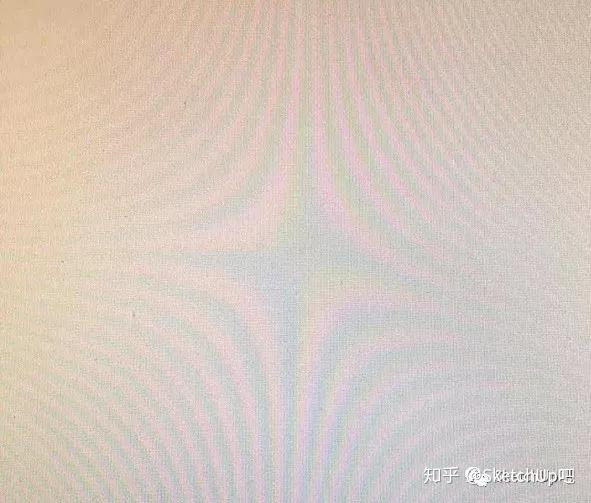
#> input picture effects/screen/moier1.jpg, 591 x 503 px
$ python -i scan_effect.py   (imports and definitions only)
#> lines starting #> are read from the running program, lines starting #| are printed output that depends on the picture
#> further down, picture is the input picture: PIL image 591x503 RGB; mean R, G, B 214, 200.9, 191.6

from PIL import Image, ImageFilter, ImageEnhance, ImageDraw
import random
import numpy as np
import math


class ScanEffect:
    def main(self, image):
        # 蜷曲
        image = self.apply_scan_curve_effect(image)
        # 扫描线
        image = self.apply_scan_line_effect(image)
        # 噪点
        image = self.apply_scan_noise_effect(image)

        # 转换为灰度图像
        # image = image.convert('L')

        # # 应用中值滤波以去除噪点
        # image = image.filter(
        #     ImageFilter.MedianFilter(size=3))

        # # 增强对比度
        # enhancer = ImageEnhance.Contrast(image)
        # image = enhancer.enhance(2.0)

        # # 应用边缘增强滤波器
        # image = image.filter(
        #     ImageFilter.EDGE_ENHANCE_MORE)

        return image

    def apply_scan_line_effect(self, image, probability=0.01):
        # 创建新的图像，与原图像大小相同
        new_image = Image.new("RGB", image.size)
        draw = ImageDraw.Draw(new_image)
        width, height = image.size
        # 遍历每个扫描线
        for y in range(0, height):
            # 是否为扫描线
            scan_line = random.random() < probability
            # 绘制偏斜后的扫描线
            for x in range(width):
                if scan_line:
                    # 白扫描线和黑扫描线概率各50%
                    if random.random() < 0.5:
                        pixel = (255, 255, 255)
                    else:
                        pixel = (0, 0, 0)
                else:
                    pixel = image.getpixel((x, y))

                # 在新图像上绘制像素
                draw.point((x, y), pixel)

        return new_image

    def apply_scan_noise_effect(self, image, probability=0.001):
        # 创建新的图像，与原图像大小相同
        new_image = Image.new("RGB", image.size)
        draw = ImageDraw.Draw(new_image)
        width, height = image.size
        # 遍历
        for y in range(0, height):
            for x in range(width):
                scan_noise = random.random() < probability
                if scan_noise:
                    # 白和黑概率各50%
                    if random.random() < 0.5:
                        pixel = (255, 255, 255)
                    else:
                        pixel = (0, 0, 0)
                else:
                    pixel = image.getpixel((x, y))

                # 在新图像上绘制像素
                draw.point((x, y), pixel)

        return new_image

    def apply_scan_curve_effect(self, image):
        width = image.width
#> width = 591
        height = image.height
#> height = 503
        curve_x = np.linspace(1, 5, width)
#> curve_x = 591 values from 1 to 5
        curve_y = np.sin(curve_x) / curve_x * height / 50
        new_image = Image.new("RGB", image.size)
#> new_image: PIL image 591x503 RGB; every value is 0
        draw = ImageDraw.Draw(new_image)

        for i, x in enumerate(range(width)):
            for y in range(height):
                offset_y = math.ceil(curve_y[i]) + y
                if offset_y >= 0 and offset_y < height:
                    pixel = image.getpixel((x, offset_y))
                else:
                    pixel = (255, 255, 255)
                draw.point((x, y), pixel)

        return new_image

>>> from PIL import Image
>>> picture = Image.open('screen/moier1.jpg')
>>> result = ScanEffect().main(picture)
#> in main, `image = self.apply_scan_line_effect(image)`:
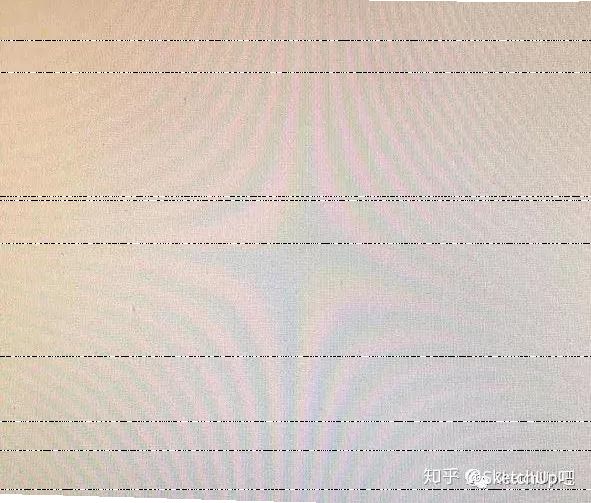
#> image: PIL image 591x503 RGB; mean R, G, B 212.7, 200, 190.9

$ run again, on effects/screen/moier2.jpg
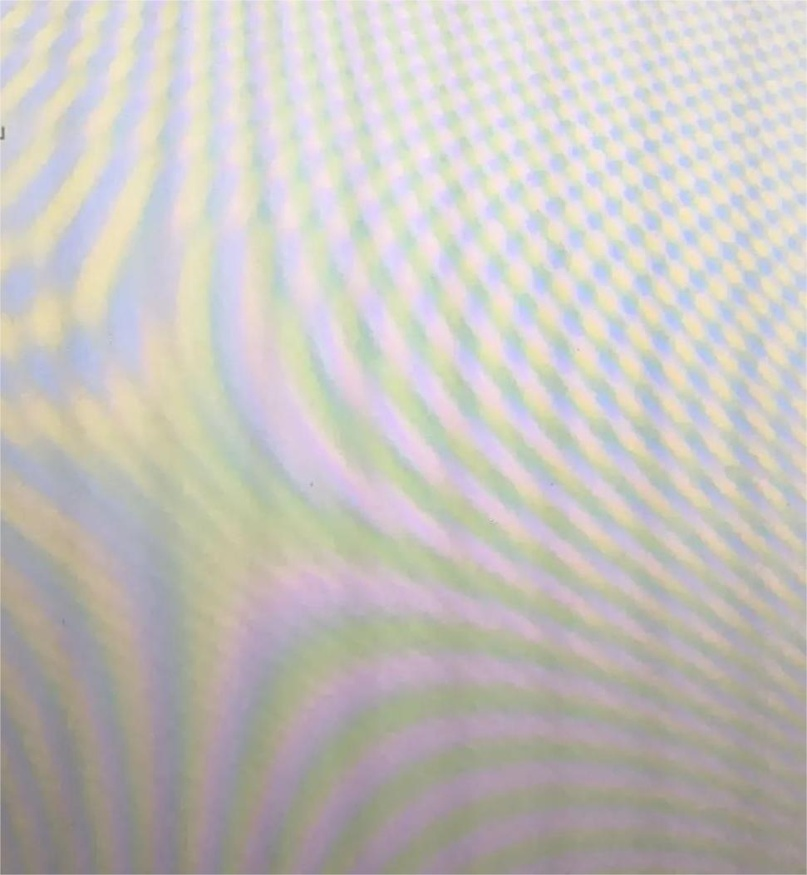
#> input picture effects/screen/moier2.jpg, 807 x 875 px, shrunk from 971 x 1053 before the run
#> picture is the input picture: PIL image 807x875 RGB; mean R, G, B 197.8, 193.7, 189.6
#> new_image: PIL image 807x875 RGB; every value is 0
#> in main, `image = self.apply_scan_line_effect(image)`:
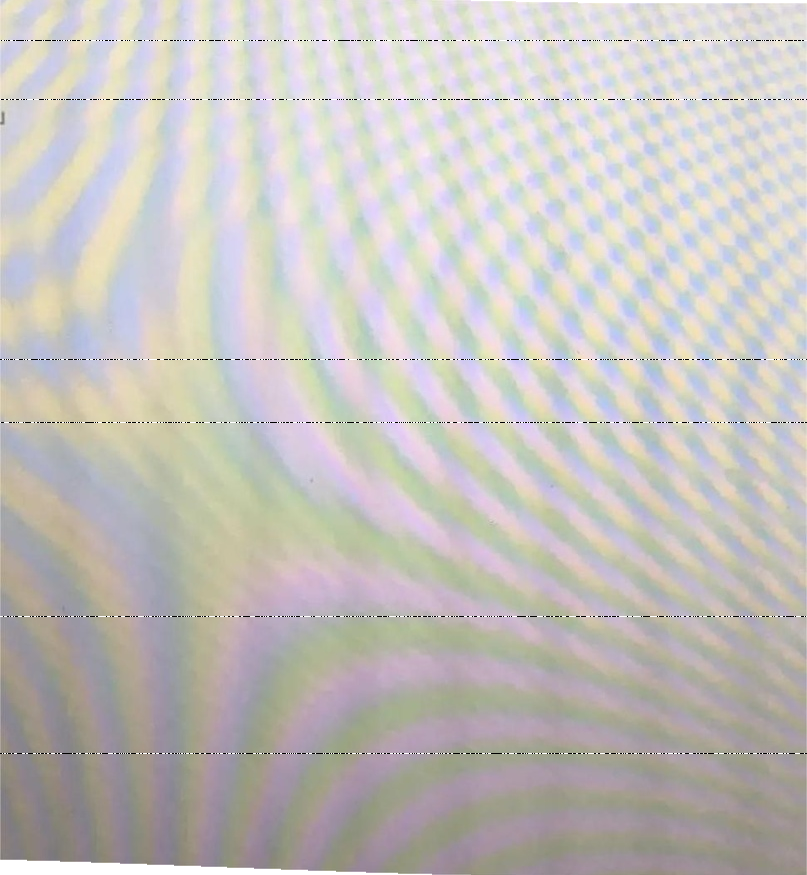
#> image: PIL image 807x875 RGB; mean R, G, B 197.5, 193.5, 189.5

$ run again, on effects/screen/moier3.jpg
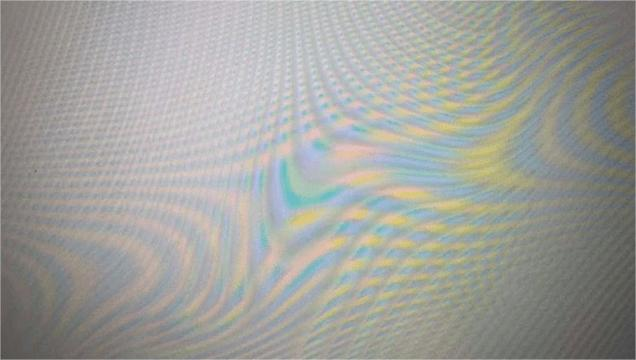
#> input picture effects/screen/moier3.jpg, 636 x 360 px
#> picture is the input picture: PIL image 636x360 RGB; mean R, G, B 159.4, 160.3, 155.4
#> new_image: PIL image 636x360 RGB; every value is 0
#> in main, `image = self.apply_scan_line_effect(image)`:
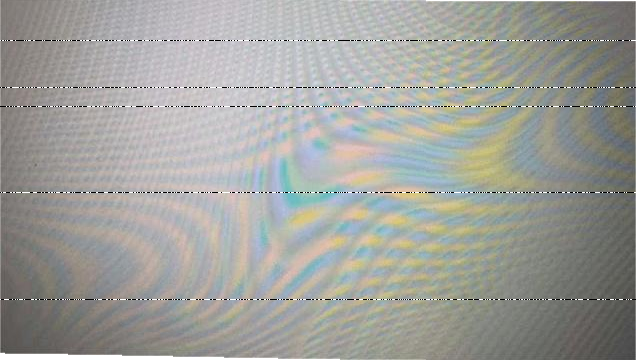
#> image: PIL image 636x360 RGB; mean R, G, B 159.5, 160.3, 155.5
